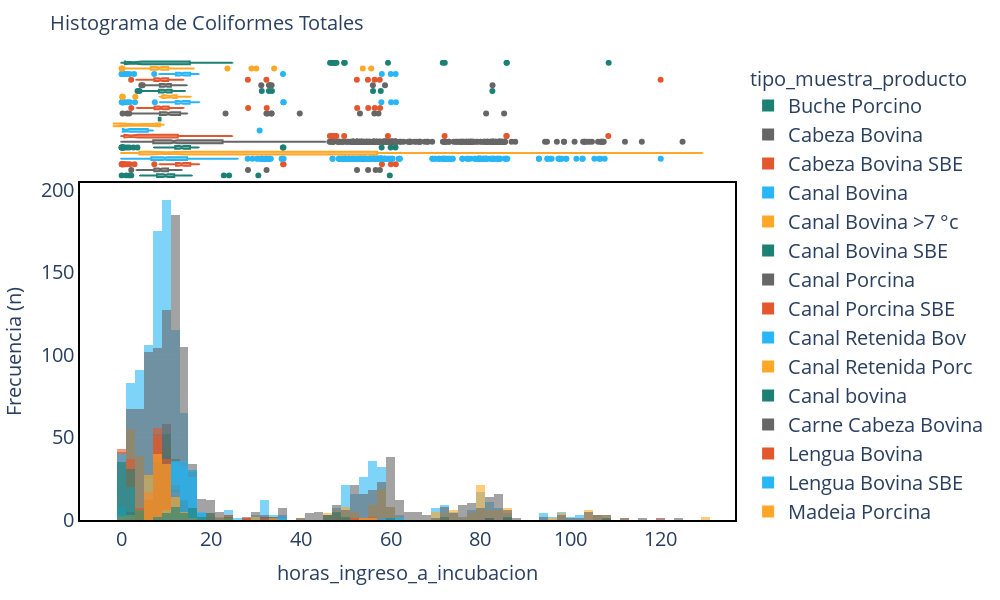

Notebook cell for this chart:
### Code cell
fig1 = plot_distribution(
    df=df_good,
    group_col="tipo_muestra_producto",
    value_col="horas_ingreso_a_incubacion",
    title="Histograma de Coliformes Totales",
    marginal="box",  # Muestra un boxplot arriba para ver outliers
    nbins=100         # Forzar 30 barras
)
fig1.show()

### Figure 1 — Plotly figure (JSON) as saved in the notebook; plotly's stock layout.template omitted (floating-point values rounded to 4 significant figures; data arrays with more than 128 entries replaced by an {"elided": "..."} marker saying what was removed)
{"data": [{"bingroup": "x", "hovertemplate": "tipo_muestra_producto=Buche Porcino<br>horas_ingreso_a_incubacion=%{x}<br>count=%{y}<extra></extra>", "legendgroup": "Buche Porcino", "marker": {"color": "#1C8074", "opacity": 0.6, "pattern": {"shape": ""}}, "name": "Buche Porcino", "nbinsx": 100, "orientation": "v", "showlegend": true, "type": "histogram", "x": {"elided": "137 float values"}, "xaxis": "x", "yaxis": "y"}, {"hovertemplate": "tipo_muestra_producto=Buche Porcino<br>horas_ingreso_a_incubacion=%{x}<extra></extra>", "legendgroup": "Buche Porcino", "marker": {"color": "#1C8074"}, "name": "Buche Porcino", "notched": true, "showlegend": false, "type": "box", "x": {"elided": "137 float values"}, "xaxis": "x2", "yaxis": "y2"}, {"bingroup": "x", "hovertemplate": "tipo_muestra_producto=Cabeza Bovina<br>horas_ingreso_a_incubacion=%{x}<br>count=%{y}<extra></extra>", "legendgroup": "Cabeza Bovina", "marker": {"color": "#666666", "opacity": 0.6, "pattern": {"shape": ""}}, "name": "Cabeza Bovina", "nbinsx": 100, "orientation": "v", "showlegend": true, "type": "histogram", "x": {"elided": "142 float values"}, "xaxis": "x", "yaxis": "y"}, {"hovertemplate": "tipo_muestra_producto=Cabeza Bovina<br>horas_ingreso_a_incubacion=%{x}<extra></extra>", "legendgroup": "Cabeza Bovina", "marker": {"color": "#666666"}, "name": "Cabeza Bovina", "notched": true, "showlegend": false, "type": "box", "x": {"elided": "142 float values"}, "xaxis": "x2", "yaxis": "y2"}, {"bingroup": "x", "hovertemplate": "tipo_muestra_producto=Cabeza Bovina SBE<br>horas_ingreso_a_incubacion=%{x}<br>count=%{y}<extra></extra>", "legendgroup": "Cabeza Bovina SBE", "marker": {"color": "#E4572E", "opacity": 0.6, "pattern": {"shape": ""}}, "name": "Cabeza Bovina SBE", "nbinsx": 100, "orientation": "v", "showlegend": true, "type": "histogram", "x": [8.567, 13.17, 11.8, 11.83, 12.4, 12.43, 12.47, 13.73, 13.9, 10.88, 15.45, 2.983, 0.6333, 10.63, 10.77, 11.0, 12.3, 12.43, 14.07, 15.2, 13.57, 12.32, 12.45, 12.48, 13.67, 15.08, 15.22, 15.35, 12.97, 13.1, 14.4, 14.67, 12.33, 1.4, 14.4, 12.5, 0.1333, 16.18, 16.32, 12.57, 10.93, 12.82, 60.07, 15.03, 15.13, 14.52, 61.15, 13.0, 11.87, 12.82, 12.03, 12.13, 12.27, 16.08, 13.38, 0.5667, 15.88, 14.68, 14.78, 0.1667, 0.25, 1.933, 11.4, 13.45, 13.75, 13.92, 14.02, 14.18, 12.23, 12.37, 16.23, 16.37, 13.07, 13.2, 15.4, 15.53, 17.07, 17.2, 58.07, 13.08, 16.17, 16.33, 14.17, 14.17, 14.75, 14.75, 16.98, 13.05, 13.82, 17.35, 14.55, 14.98, 14.2, 15.73, 15.87, 12.23, 12.33, 12.03, 13.15, 0.2833, 16.6, 16.77, 11.08, 36.07, 36.17, 12.9, 12.97, 9.65, 16.52, 15.63, 7.4, 17.07, 12.23, 12.13, 0.9, 0.4, 13.83, 10.57, 16.32, 14.85, 16.6, 16.77, 15.4, 15.6, 12.58, 11.82, 11.95], "xaxis": "x", "yaxis": "y"}, {"hovertemplate": "tipo_muestra_producto=Cabeza Bovina SBE<br>horas_ingreso_a_incubacion=%{x}<extra></extra>", "legendgroup": "Cabeza Bovina SBE", "marker": {"color": "#E4572E"}, "name": "Cabeza Bovina SBE", "notched": true, "showlegend": false, "type": "box", "x": [8.567, 13.17, 11.8, 11.83, 12.4, 12.43, 12.47, 13.73, 13.9, 10.88, 15.45, 2.983, 0.6333, 10.63, 10.77, 11.0, 12.3, 12.43, 14.07, 15.2, 13.57, 12.32, 12.45, 12.48, 13.67, 15.08, 15.22, 15.35, 12.97, 13.1, 14.4, 14.67, 12.33, 1.4, 14.4, 12.5, 0.1333, 16.18, 16.32, 12.57, 10.93, 12.82, 60.07, 15.03, 15.13, 14.52, 61.15, 13.0, 11.87, 12.82, 12.03, 12.13, 12.27, 16.08, 13.38, 0.5667, 15.88, 14.68, 14.78, 0.1667, 0.25, 1.933, 11.4, 13.45, 13.75, 13.92, 14.02, 14.18, 12.23, 12.37, 16.23, 16.37, 13.07, 13.2, 15.4, 15.53, 17.07, 17.2, 58.07, 13.08, 16.17, 16.33, 14.17, 14.17, 14.75, 14.75, 16.98, 13.05, 13.82, 17.35, 14.55, 14.98, 14.2, 15.73, 15.87, 12.23, 12.33, 12.03, 13.15, 0.2833, 16.6, 16.77, 11.08, 36.07, 36.17, 12.9, 12.97, 9.65, 16.52, 15.63, 7.4, 17.07, 12.23, 12.13, 0.9, 0.4, 13.83, 10.57, 16.32, 14.85, 16.6, 16.77, 15.4, 15.6, 12.58, 11.82, 11.95], "xaxis": "x2", "yaxis": "y2"}, {"bingroup": "x", "hovertemplate": "tipo_muestra_producto=Canal Bovina<br>horas_ingreso_a_incubacion=%{x}<br>count=%{y}<extra></extra>", "legendgroup": "Canal Bovina", "marker": {"color": "#29B6F6", "opacity": 0.6, "pattern": {"shape": ""}}, "name": "Canal Bovina", "nbinsx": 100, "orientation": "v", "showlegend": true, "type": "histogram", "x": {"elided": "1139 float values"}, "xaxis": "x", "yaxis": "y"}, {"hovertemplate": "tipo_muestra_producto=Canal Bovina<br>horas_ingreso_a_incubacion=%{x}<extra></extra>", "legendgroup": "Canal Bovina", "marker": {"color": "#29B6F6"}, "name": "Canal Bovina", "notched": true, "showlegend": false, "type": "box", "x": {"elided": "1139 float values"}, "xaxis": "x2", "yaxis": "y2"}, {"bingroup": "x", "hovertemplate": "tipo_muestra_producto=Canal Bovina >7 °c<br>horas_ingreso_a_incubacion=%{x}<br>count=%{y}<extra></extra>", "legendgroup": "Canal Bovina >7 °c", "marker": {"color": "#FFA726", "opacity": 0.6, "pattern": {"shape": ""}}, "name": "Canal Bovina >7 °c", "nbinsx": 100, "orientation": "v", "showlegend": true, "type": "histogram", "x": {"elided": "437 float values"}, "xaxis": "x", "yaxis": "y"}, {"hovertemplate": "tipo_muestra_producto=Canal Bovina >7 °c<br>horas_ingreso_a_incubacion=%{x}<extra></extra>", "legendgroup": "Canal Bovina >7 °c", "marker": {"color": "#FFA726"}, "name": "Canal Bovina >7 °c", "notched": true, "showlegend": false, "type": "box", "x": {"elided": "437 float values"}, "xaxis": "x2", "yaxis": "y2"}, {"bingroup": "x", "hovertemplate": "tipo_muestra_producto=Canal Bovina SBE<br>horas_ingreso_a_incubacion=%{x}<br>count=%{y}<extra></extra>", "legendgroup": "Canal Bovina SBE", "marker": {"color": "#1C8074", "opacity": 0.6, "pattern": {"shape": ""}}, "name": "Canal Bovina SBE", "nbinsx": 100, "orientation": "v", "showlegend": true, "type": "histogram", "x": {"elided": "129 float values"}, "xaxis": "x", "yaxis": "y"}, {"hovertemplate": "tipo_muestra_producto=Canal Bovina SBE<br>horas_ingreso_a_incubacion=%{x}<extra></extra>", "legendgroup": "Canal Bovina SBE", "marker": {"color": "#1C8074"}, "name": "Canal Bovina SBE", "notched": true, "showlegend": false, "type": "box", "x": {"elided": "129 float values"}, "xaxis": "x2", "yaxis": "y2"}, {"bingroup": "x", "hovertemplate": "tipo_muestra_producto=Canal Porcina<br>horas_ingreso_a_incubacion=%{x}<br>count=%{y}<extra></extra>", "legendgroup": "Canal Porcina", "marker": {"color": "#666666", "opacity": 0.6, "pattern": {"shape": ""}}, "name": "Canal Porcina", "nbinsx": 100, "orientation": "v", "showlegend": true, "type": "histogram", "x": {"elided": "1155 float values"}, "xaxis": "x", "yaxis": "y"}, {"hovertemplate": "tipo_muestra_producto=Canal Porcina<br>horas_ingreso_a_incubacion=%{x}<extra></extra>", "legendgroup": "Canal Porcina", "marker": {"color": "#666666"}, "name": "Canal Porcina", "notched": true, "showlegend": false, "type": "box", "x": {"elided": "1155 float values"}, "xaxis": "x2", "yaxis": "y2"}, {"bingroup": "x", "hovertemplate": "tipo_muestra_producto=Canal Porcina SBE<br>horas_ingreso_a_incubacion=%{x}<br>count=%{y}<extra></extra>", "legendgroup": "Canal Porcina SBE", "marker": {"color": "#E4572E", "opacity": 0.6, "pattern": {"shape": ""}}, "name": "Canal Porcina SBE", "nbinsx": 100, "orientation": "v", "showlegend": true, "type": "histogram", "x": [0.4167, 2.333, 0.1667, 1.1, 0.1, 0.5, 2.9, 0.1667, 0.2333, 0.6667, 0.2333, 49.67, 0.3, 2.167, 2.2, 2.233, 1.583, 1.617, 1.65, 1.683, 47.62, 24.42, 2.667, 0.8833, 0.7667, 2.333, 0.25, 2.65, 2.717, 1.467, 0.3333, 0.5833, 2.4, 3.5, 3.567, 0.0, 0.06667, 0.9667, 2.7, 18.58, 18.65, 20.0, 20.07, 0.4167, 46.83, 46.9, 1.85, 1.917, 0.6667, 19.75, 0.5, 1.133, 46.48, 0.8333, 47.47, 47.53, 0.4333, 1.0, 108.5, 0.2833, 0.3333, 2.0, 2.467, 0.5333, 0.8667, 2.333, 72.02, 2.867, 1.283, 3.033, 0.08333, 19.22, 1.033, 0.45, 24.67, 24.73, 0.1667, 0.2, 0.25, 0.3, 0.3333, 0.08333, 0.6667, 0.8, 0.9333, 1.0, 1.033, 2.75, 15.92, 0.35, 1.0, 0.3167, 2.4, 1.017, 47.92, 3.133, 12.9, 3.733, 12.35, 11.33, 10.73, 59.4, 10.65, 0.3667, 1.55, 2.8, 0.7, 6.0, 2.917, 13.05, 15.67, 12.22, 10.97, 16.83, 12.35, 12.27, 10.75, 1.583, 7.817, 0.1667, 16.12, 16.18, 14.55, 14.58, 14.65, 85.77, 85.83, 0.8667], "xaxis": "x", "yaxis": "y"}, {"hovertemplate": "tipo_muestra_producto=Canal Porcina SBE<br>horas_ingreso_a_incubacion=%{x}<extra></extra>", "legendgroup": "Canal Porcina SBE", "marker": {"color": "#E4572E"}, "name": "Canal Porcina SBE", "notched": true, "showlegend": false, "type": "box", "x": [0.4167, 2.333, 0.1667, 1.1, 0.1, 0.5, 2.9, 0.1667, 0.2333, 0.6667, 0.2333, 49.67, 0.3, 2.167, 2.2, 2.233, 1.583, 1.617, 1.65, 1.683, 47.62, 24.42, 2.667, 0.8833, 0.7667, 2.333, 0.25, 2.65, 2.717, 1.467, 0.3333, 0.5833, 2.4, 3.5, 3.567, 0.0, 0.06667, 0.9667, 2.7, 18.58, 18.65, 20.0, 20.07, 0.4167, 46.83, 46.9, 1.85, 1.917, 0.6667, 19.75, 0.5, 1.133, 46.48, 0.8333, 47.47, 47.53, 0.4333, 1.0, 108.5, 0.2833, 0.3333, 2.0, 2.467, 0.5333, 0.8667, 2.333, 72.02, 2.867, 1.283, 3.033, 0.08333, 19.22, 1.033, 0.45, 24.67, 24.73, 0.1667, 0.2, 0.25, 0.3, 0.3333, 0.08333, 0.6667, 0.8, 0.9333, 1.0, 1.033, 2.75, 15.92, 0.35, 1.0, 0.3167, 2.4, 1.017, 47.92, 3.133, 12.9, 3.733, 12.35, 11.33, 10.73, 59.4, 10.65, 0.3667, 1.55, 2.8, 0.7, 6.0, 2.917, 13.05, 15.67, 12.22, 10.97, 16.83, 12.35, 12.27, 10.75, 1.583, 7.817, 0.1667, 16.12, 16.18, 14.55, 14.58, 14.65, 85.77, 85.83, 0.8667], "xaxis": "x2", "yaxis": "y2"}, {"bingroup": "x", "hovertemplate": "tipo_muestra_producto=Canal Retenida Bov<br>horas_ingreso_a_incubacion=%{x}<br>count=%{y}<extra></extra>", "legendgroup": "Canal Retenida Bov", "marker": {"color": "#29B6F6", "opacity": 0.6, "pattern": {"shape": ""}}, "name": "Canal Retenida Bov", "nbinsx": 100, "orientation": "v", "showlegend": true, "type": "histogram", "x": [1.0, 1.033, 1.067, 1.1, 1.133, 1.167, 1.2, 1.233, 1.267, 1.3, 5.833, 5.867, 5.9, 5.933, 5.967, 6.433, 6.467, 6.5, 6.533, 6.567, 6.6, 6.633, 6.667, 6.7, 6.717, 6.733, 6.767, 6.8, 30.83, 6.867, 6.9, 6.933, 6.967, 7.0, 7.033, 7.067, 5.133, 5.167, 5.2, 0.5, 0.5, 0.5, 0.5, 0.5, 0.5, 0.5, 0.5, 0.5, 0.5, 0.5, 0.5, 0.5, 0.5, 0.5, 0.5, 0.5, 0.5, 0.5, 0.5, 0.5, 0.5, 0.5, 0.5, 0.5, 0.5, 0.5, 0.5, 0.5, 0.5, 0.5, 0.5, 0.5, 0.5, 0.5, 0.5, 0.5, 0.5, 0.5, 0.5, 1.0, 1.033, 1.067, 1.1, 1.133, 1.167, 1.2, 1.233, NaN, 1.3, 1.333], "xaxis": "x", "yaxis": "y"}, {"hovertemplate": "tipo_muestra_producto=Canal Retenida Bov<br>horas_ingreso_a_incubacion=%{x}<extra></extra>", "legendgroup": "Canal Retenida Bov", "marker": {"color": "#29B6F6"}, "name": "Canal Retenida Bov", "notched": true, "showlegend": false, "type": "box", "x": [1.0, 1.033, 1.067, 1.1, 1.133, 1.167, 1.2, 1.233, 1.267, 1.3, 5.833, 5.867, 5.9, 5.933, 5.967, 6.433, 6.467, 6.5, 6.533, 6.567, 6.6, 6.633, 6.667, 6.7, 6.717, 6.733, 6.767, 6.8, 30.83, 6.867, 6.9, 6.933, 6.967, 7.0, 7.033, 7.067, 5.133, 5.167, 5.2, 0.5, 0.5, 0.5, 0.5, 0.5, 0.5, 0.5, 0.5, 0.5, 0.5, 0.5, 0.5, 0.5, 0.5, 0.5, 0.5, 0.5, 0.5, 0.5, 0.5, 0.5, 0.5, 0.5, 0.5, 0.5, 0.5, 0.5, 0.5, 0.5, 0.5, 0.5, 0.5, 0.5, 0.5, 0.5, 0.5, 0.5, 0.5, 0.5, 0.5, 1.0, 1.033, 1.067, 1.1, 1.133, 1.167, 1.2, 1.233, NaN, 1.3, 1.333], "xaxis": "x2", "yaxis": "y2"}, {"bingroup": "x", "hovertemplate": "tipo_muestra_producto=Canal Retenida Porc<br>horas_ingreso_a_incubacion=%{x}<br>count=%{y}<extra></extra>", "legendgroup": "Canal Retenida Porc", "marker": {"color": "#FFA726", "opacity": 0.6, "pattern": {"shape": ""}}, "name": "Canal Retenida Porc", "nbinsx": 100, "orientation": "v", "showlegend": true, "type": "histogram", "x": [0.8333, 6.0, 1.0, 9.483], "xaxis": "x", "yaxis": "y"}, {"hovertemplate": "tipo_muestra_producto=Canal Retenida Porc<br>horas_ingreso_a_incubacion=%{x}<extra></extra>", "legendgroup": "Canal Retenida Porc", "marker": {"color": "#FFA726"}, "name": "Canal Retenida Porc", "notched": true, "showlegend": false, "type": "box", "x": [0.8333, 6.0, 1.0, 9.483], "xaxis": "x2", "yaxis": "y2"}, {"bingroup": "x", "hovertemplate": "tipo_muestra_producto=Canal bovina<br>horas_ingreso_a_incubacion=%{x}<br>count=%{y}<extra></extra>", "legendgroup": "Canal bovina", "marker": {"color": "#1C8074", "opacity": 0.6, "pattern": {"shape": ""}}, "name": "Canal bovina", "nbinsx": 100, "orientation": "v", "showlegend": true, "type": "histogram", "x": [8.75, 8.417], "xaxis": "x", "yaxis": "y"}, {"hovertemplate": "tipo_muestra_producto=Canal bovina<br>horas_ingreso_a_incubacion=%{x}<extra></extra>", "legendgroup": "Canal bovina", "marker": {"color": "#1C8074"}, "name": "Canal bovina", "notched": true, "showlegend": false, "type": "box", "x": [8.75, 8.417], "xaxis": "x2", "yaxis": "y2"}, {"bingroup": "x", "hovertemplate": "tipo_muestra_producto=Carne Cabeza Bovina<br>horas_ingreso_a_incubacion=%{x}<br>count=%{y}<extra></extra>", "legendgroup": "Carne Cabeza Bovina", "marker": {"color": "#666666", "opacity": 0.6, "pattern": {"shape": ""}}, "name": "Carne Cabeza Bovina", "nbinsx": 100, "orientation": "v", "showlegend": true, "type": "histogram", "x": {"elided": "141 float values"}, "xaxis": "x", "yaxis": "y"}, {"hovertemplate": "tipo_muestra_producto=Carne Cabeza Bovina<br>horas_ingreso_a_incubacion=%{x}<extra></extra>", "legendgroup": "Carne Cabeza Bovina", "marker": {"color": "#666666"}, "name": "Carne Cabeza Bovina", "notched": true, "showlegend": false, "type": "box", "x": {"elided": "141 float values"}, "xaxis": "x2", "yaxis": "y2"}, {"bingroup": "x", "hovertemplate": "tipo_muestra_producto=Lengua Bovina<br>horas_ingreso_a_incubacion=%{x}<br>count=%{y}<extra></extra>", "legendgroup": "Lengua Bovina", "marker": {"color": "#E4572E", "opacity": 0.6, "pattern": {"shape": ""}}, "name": "Lengua Bovina", "nbinsx": 100, "orientation": "v", "showlegend": true, "type": "histogram", "x": {"elided": "142 float values"}, "xaxis": "x", "yaxis": "y"}, {"hovertemplate": "tipo_muestra_producto=Lengua Bovina<br>horas_ingreso_a_incubacion=%{x}<extra></extra>", "legendgroup": "Lengua Bovina", "marker": {"color": "#E4572E"}, "name": "Lengua Bovina", "notched": true, "showlegend": false, "type": "box", "x": {"elided": "142 float values"}, "xaxis": "x2", "yaxis": "y2"}, {"bingroup": "x", "hovertemplate": "tipo_muestra_producto=Lengua Bovina SBE<br>horas_ingreso_a_incubacion=%{x}<br>count=%{y}<extra></extra>", "legendgroup": "Lengua Bovina SBE", "marker": {"color": "#29B6F6", "opacity": 0.6, "pattern": {"shape": ""}}, "name": "Lengua Bovina SBE", "nbinsx": 100, "orientation": "v", "showlegend": true, "type": "histogram", "x": [8.633, 13.23, 11.93, 11.97, 12.57, 12.6, 12.63, 13.8, 13.93, 9.95, 15.52, 3.083, 0.7, 10.67, 10.8, 11.03, 12.33, 12.47, 14.1, 15.23, 13.6, 13.7, 12.35, 12.48, 12.52, 13.7, 15.12, 15.25, 15.38, 13.0, 13.13, 14.43, 12.37, 1.433, 14.43, 12.53, 0.15, 16.22, 16.35, 12.6, 10.97, 12.85, 60.1, 15.07, 15.17, 14.55, 61.18, 13.03, 11.9, 12.85, 12.03, 12.17, 12.3, 16.12, 13.42, 0.5667, 15.92, 14.72, 14.82, 0.1833, 0.2667, 1.967, 11.43, 13.58, 13.78, 13.95, 14.05, 14.25, 12.27, 12.4, 16.27, 16.5, 13.1, 13.23, 15.43, 15.57, 17.1, 17.23, 57.93, 13.12, 16.12, 16.42, 14.17, 14.17, 14.75, 14.75, 17.08, 13.08, 13.82, 17.38, 14.58, NaN, 14.1, 14.23, 12.25, 12.37, 12.07, 12.17, 12.3, 0.35, 16.67, 16.8, 11.12, 36.1, 36.2, 12.92, 13.0, 9.683, 16.58, 15.67, 7.5, 17.1, 12.0, 12.17, 0.4333, 0.4667, 14.6, 10.6, 16.35, 14.88, 16.67, 16.8, 15.5, 15.63, 12.6, 11.85, 11.98], "xaxis": "x", "yaxis": "y"}, {"hovertemplate": "tipo_muestra_producto=Lengua Bovina SBE<br>horas_ingreso_a_incubacion=%{x}<extra></extra>", "legendgroup": "Lengua Bovina SBE", "marker": {"color": "#29B6F6"}, "name": "Lengua Bovina SBE", "notched": true, "showlegend": false, "type": "box", "x": [8.633, 13.23, 11.93, 11.97, 12.57, 12.6, 12.63, 13.8, 13.93, 9.95, 15.52, 3.083, 0.7, 10.67, 10.8, 11.03, 12.33, 12.47, 14.1, 15.23, 13.6, 13.7, 12.35, 12.48, 12.52, 13.7, 15.12, 15.25, 15.38, 13.0, 13.13, 14.43, 12.37, 1.433, 14.43, 12.53, 0.15, 16.22, 16.35, 12.6, 10.97, 12.85, 60.1, 15.07, 15.17, 14.55, 61.18, 13.03, 11.9, 12.85, 12.03, 12.17, 12.3, 16.12, 13.42, 0.5667, 15.92, 14.72, 14.82, 0.1833, 0.2667, 1.967, 11.43, 13.58, 13.78, 13.95, 14.05, 14.25, 12.27, 12.4, 16.27, 16.5, 13.1, 13.23, 15.43, 15.57, 17.1, 17.23, 57.93, 13.12, 16.12, 16.42, 14.17, 14.17, 14.75, 14.75, 17.08, 13.08, 13.82, 17.38, 14.58, NaN, 14.1, 14.23, 12.25, 12.37, 12.07, 12.17, 12.3, 0.35, 16.67, 16.8, 11.12, 36.1, 36.2, 12.92, 13.0, 9.683, 16.58, 15.67, 7.5, 17.1, 12.0, 12.17, 0.4333, 0.4667, 14.6, 10.6, 16.35, 14.88, 16.67, 16.8, 15.5, 15.63, 12.6, 11.85, 11.98], "xaxis": "x2", "yaxis": "y2"}, {"bingroup": "x", "hovertemplate": "tipo_muestra_producto=Madeja Porcina<br>horas_ingreso_a_incubacion=%{x}<br>count=%{y}<extra></extra>", "legendgroup": "Madeja Porcina", "marker": {"color": "#FFA726", "opacity": 0.6, "pattern": {"shape": ""}}, "name": "Madeja Porcina", "nbinsx": 100, "orientation": "v", "showlegend": true, "type": "histogram", "x": [11.33, 8.567, 14.2, 3.167, 0.3333, 10.92, 10.33, 0.35, 10.68, 9.183, 14.25, 12.37, 11.02, 15.48, 9.2, 10.05, 10.12, 12.35, 12.12, 14.48, 14.52, 0.25], "xaxis": "x", "yaxis": "y"}, {"hovertemplate": "tipo_muestra_producto=Madeja Porcina<br>horas_ingreso_a_incubacion=%{x}<extra></extra>", "legendgroup": "Madeja Porcina", "marker": {"color": "#FFA726"}, "name": "Madeja Porcina", "notched": true, "showlegend": false, "type": "box", "x": [11.33, 8.567, 14.2, 3.167, 0.3333, 10.92, 10.33, 0.35, 10.68, 9.183, 14.25, 12.37, 11.02, 15.48, 9.2, 10.05, 10.12, 12.35, 12.12, 14.48, 14.52, 0.25], "xaxis": "x2", "yaxis": "y2"}, {"bingroup": "x", "hovertemplate": "tipo_muestra_producto=Pata Bovina<br>horas_ingreso_a_incubacion=%{x}<br>count=%{y}<extra></extra>", "legendgroup": "Pata Bovina", "marker": {"color": "#1C8074", "opacity": 0.6, "pattern": {"shape": ""}}, "name": "Pata Bovina", "nbinsx": 100, "orientation": "v", "showlegend": true, "type": "histogram", "x": {"elided": "141 float values"}, "xaxis": "x", "yaxis": "y"}, {"hovertemplate": "tipo_muestra_producto=Pata Bovina<br>horas_ingreso_a_incubacion=%{x}<extra></extra>", "legendgroup": "Pata Bovina", "marker": {"color": "#1C8074"}, "name": "Pata Bovina", "notched": true, "showlegend": false, "type": "box", "x": {"elided": "141 float values"}, "xaxis": "x2", "yaxis": "y2"}, {"bingroup": "x", "hovertemplate": "tipo_muestra_producto=VB Bovina<br>horas_ingreso_a_incubacion=%{x}<br>count=%{y}<extra></extra>", "legendgroup": "VB Bovina", "marker": {"color": "#666666", "opacity": 0.6, "pattern": {"shape": ""}}, "name": "VB Bovina", "nbinsx": 100, "orientation": "v", "showlegend": true, "type": "histogram", "x": {"elided": "142 float values"}, "xaxis": "x", "yaxis": "y"}, {"hovertemplate": "tipo_muestra_producto=VB Bovina<br>horas_ingreso_a_incubacion=%{x}<extra></extra>", "legendgroup": "VB Bovina", "marker": {"color": "#666666"}, "name": "VB Bovina", "notched": true, "showlegend": false, "type": "box", "x": {"elided": "142 float values"}, "xaxis": "x2", "yaxis": "y2"}, {"bingroup": "x", "hovertemplate": "tipo_muestra_producto=VR Bovina<br>horas_ingreso_a_incubacion=%{x}<br>count=%{y}<extra></extra>", "legendgroup": "VR Bovina", "marker": {"color": "#E4572E", "opacity": 0.6, "pattern": {"shape": ""}}, "name": "VR Bovina", "nbinsx": 100, "orientation": "v", "showlegend": true, "type": "histogram", "x": {"elided": "142 float values"}, "xaxis": "x", "yaxis": "y"}, {"hovertemplate": "tipo_muestra_producto=VR Bovina<br>horas_ingreso_a_incubacion=%{x}<extra></extra>", "legendgroup": "VR Bovina", "marker": {"color": "#E4572E"}, "name": "VR Bovina", "notched": true, "showlegend": false, "type": "box", "x": {"elided": "142 float values"}, "xaxis": "x2", "yaxis": "y2"}, {"bingroup": "x", "hovertemplate": "tipo_muestra_producto=VR Bovina SBE<br>horas_ingreso_a_incubacion=%{x}<br>count=%{y}<extra></extra>", "legendgroup": "VR Bovina SBE", "marker": {"color": "#29B6F6", "opacity": 0.6, "pattern": {"shape": ""}}, "name": "VR Bovina SBE", "nbinsx": 100, "orientation": "v", "showlegend": true, "type": "histogram", "x": [8.5, 13.07, 11.67, 12.23, 12.27, 12.3, 13.67, 13.87, 9.817, 15.38, 2.883, 0.5667, 10.6, 10.73, 10.92, 12.27, 12.4, 14.03, 15.17, 13.53, 13.67, 12.28, 12.42, 12.45, 13.63, 15.05, 15.18, 15.32, 12.93, 13.07, 14.37, 14.5, 14.63, 12.28, 1.367, 14.37, 12.47, 0.1, 16.15, 16.28, 12.53, 10.9, 12.78, 60.03, 15.0, 15.1, 14.48, 61.12, 12.97, 11.83, 12.78, 12.0, 12.1, 12.23, 16.05, 13.35, 0.5333, 15.85, 14.65, 0.15, 0.2333, 1.867, 11.37, 13.42, 13.68, 13.72, 14.02, 14.12, 12.2, 12.33, 16.2, 16.33, 13.03, 13.17, 15.37, 15.5, 17.03, 17.17, 58.03, 12.62, 16.12, 16.35, 14.17, 14.17, 14.75, 16.92, 13.02, 13.78, 17.28, 14.52, 15.95, 14.07, 14.17, 15.7, 15.83, 12.2, 12.3, 12.0, 0.25, 16.57, 16.73, 11.05, 36.03, 12.87, 12.93, 9.617, 16.48, 15.6, 7.367, 17.03, 12.25, 12.17, 12.1, 0.8667, 0.3667, 13.8, 16.28, 14.82, 16.57, 16.73, 15.37, 15.57, 12.53, 11.78, 11.92], "xaxis": "x", "yaxis": "y"}, {"hovertemplate": "tipo_muestra_producto=VR Bovina SBE<br>horas_ingreso_a_incubacion=%{x}<extra></extra>", "legendgroup": "VR Bovina SBE", "marker": {"color": "#29B6F6"}, "name": "VR Bovina SBE", "notched": true, "showlegend": false, "type": "box", "x": [8.5, 13.07, 11.67, 12.23, 12.27, 12.3, 13.67, 13.87, 9.817, 15.38, 2.883, 0.5667, 10.6, 10.73, 10.92, 12.27, 12.4, 14.03, 15.17, 13.53, 13.67, 12.28, 12.42, 12.45, 13.63, 15.05, 15.18, 15.32, 12.93, 13.07, 14.37, 14.5, 14.63, 12.28, 1.367, 14.37, 12.47, 0.1, 16.15, 16.28, 12.53, 10.9, 12.78, 60.03, 15.0, 15.1, 14.48, 61.12, 12.97, 11.83, 12.78, 12.0, 12.1, 12.23, 16.05, 13.35, 0.5333, 15.85, 14.65, 0.15, 0.2333, 1.867, 11.37, 13.42, 13.68, 13.72, 14.02, 14.12, 12.2, 12.33, 16.2, 16.33, 13.03, 13.17, 15.37, 15.5, 17.03, 17.17, 58.03, 12.62, 16.12, 16.35, 14.17, 14.17, 14.75, 16.92, 13.02, 13.78, 17.28, 14.52, 15.95, 14.07, 14.17, 15.7, 15.83, 12.2, 12.3, 12.0, 0.25, 16.57, 16.73, 11.05, 36.03, 12.87, 12.93, 9.617, 16.48, 15.6, 7.367, 17.03, 12.25, 12.17, 12.1, 0.8667, 0.3667, 13.8, 16.28, 14.82, 16.57, 16.73, 15.37, 15.57, 12.53, 11.78, 11.92], "xaxis": "x2", "yaxis": "y2"}, {"bingroup": "x", "hovertemplate": "tipo_muestra_producto=VR Porcina<br>horas_ingreso_a_incubacion=%{x}<br>count=%{y}<extra></extra>", "legendgroup": "VR Porcina", "marker": {"color": "#FFA726", "opacity": 0.6, "pattern": {"shape": ""}}, "name": "VR Porcina", "nbinsx": 100, "orientation": "v", "showlegend": true, "type": "histogram", "x": {"elided": "138 float values"}, "xaxis": "x", "yaxis": "y"}, {"hovertemplate": "tipo_muestra_producto=VR Porcina<br>horas_ingreso_a_incubacion=%{x}<extra></extra>", "legendgroup": "VR Porcina", "marker": {"color": "#FFA726"}, "name": "VR Porcina", "notched": true, "showlegend": false, "type": "box", "x": {"elided": "138 float values"}, "xaxis": "x2", "yaxis": "y2"}, {"bingroup": "x", "hovertemplate": "tipo_muestra_producto=VR Porcina SBE<br>horas_ingreso_a_incubacion=%{x}<br>count=%{y}<extra></extra>", "legendgroup": "VR Porcina SBE", "marker": {"color": "#1C8074", "opacity": 0.6, "pattern": {"shape": ""}}, "name": "VR Porcina SBE", "nbinsx": 100, "orientation": "v", "showlegend": true, "type": "histogram", "x": [0.5, 2.4, 0.3167, 1.167, 0.2, 0.5667, 3.0, 0.2, 0.3, 0.7333, 0.2667, 49.63, 0.3333, 2.267, 2.3, 1.717, 1.75, 1.783, 1.817, 47.65, 47.45, 2.733, 0.9167, 2.367, 0.2833, 2.683, 2.75, 1.5, 0.3667, 0.6167, 2.433, 3.533, 3.583, 0.03333, 0.1, 1.0, 2.717, 18.62, 18.68, 20.03, 20.1, 0.45, 46.87, 46.93, 1.883, 1.95, 0.7, 19.78, 0.5333, 1.167, 46.52, 47.5, 47.57, 0.95, 10.47, 108.5, 0.3, 0.3667, 2.033, 2.5, 0.5667, 0.9333, 2.367, 72.05, 2.9, 1.333, 2.067, 0.1167, 19.25, 1.067, 0.5, 24.7, 24.77, 0.8333, 0.9167, 0.4333, 49.8, 71.6, 12.0, 16.1, 15.28, 15.33, 0.4167, 1.033, 0.35, 2.433, 1.083, 47.95, 3.25, 11.92, 3.767, 12.38, 11.35, 10.8, 59.42, 10.68, 0.4, 1.583, 2.833, 0.7667, 7.033, 3.0, 13.08, 15.7, 12.25, 11.0, 16.87, 12.38, 12.3, 10.85, 0.6167, 7.85, 0.2, 16.15, 16.22, 14.58, 14.62, 14.68, 85.8, 85.87, 0.9], "xaxis": "x", "yaxis": "y"}, {"hovertemplate": "tipo_muestra_producto=VR Porcina SBE<br>horas_ingreso_a_incubacion=%{x}<extra></extra>", "legendgroup": "VR Porcina SBE", "marker": {"color": "#1C8074"}, "name": "VR Porcina SBE", "notched": true, "showlegend": false, "type": "box", "x": [0.5, 2.4, 0.3167, 1.167, 0.2, 0.5667, 3.0, 0.2, 0.3, 0.7333, 0.2667, 49.63, 0.3333, 2.267, 2.3, 1.717, 1.75, 1.783, 1.817, 47.65, 47.45, 2.733, 0.9167, 2.367, 0.2833, 2.683, 2.75, 1.5, 0.3667, 0.6167, 2.433, 3.533, 3.583, 0.03333, 0.1, 1.0, 2.717, 18.62, 18.68, 20.03, 20.1, 0.45, 46.87, 46.93, 1.883, 1.95, 0.7, 19.78, 0.5333, 1.167, 46.52, 47.5, 47.57, 0.95, 10.47, 108.5, 0.3, 0.3667, 2.033, 2.5, 0.5667, 0.9333, 2.367, 72.05, 2.9, 1.333, 2.067, 0.1167, 19.25, 1.067, 0.5, 24.7, 24.77, 0.8333, 0.9167, 0.4333, 49.8, 71.6, 12.0, 16.1, 15.28, 15.33, 0.4167, 1.033, 0.35, 2.433, 1.083, 47.95, 3.25, 11.92, 3.767, 12.38, 11.35, 10.8, 59.42, 10.68, 0.4, 1.583, 2.833, 0.7667, 7.033, 3.0, 13.08, 15.7, 12.25, 11.0, 16.87, 12.38, 12.3, 10.85, 0.6167, 7.85, 0.2, 16.15, 16.22, 14.58, 14.62, 14.68, 85.8, 85.87, 0.9], "xaxis": "x2", "yaxis": "y2"}], "layout": {"barmode": "overlay", "height": 600, "hovermode": "x unified", "legend": {"font": {"size": 20}, "title": {"font": {"size": 20}, "text": "tipo_muestra_producto"}, "tracegroupgap": 0}, "margin": {"t": 60}, "paper_bgcolor": "rgba(0,0,0,0)", "plot_bgcolor": "rgba(0,0,0,0)", "title": {"font": {"size": 20}, "text": "Histograma de Coliformes Totales"}, "width": 1000, "xaxis": {"anchor": "y", "domain": [0, 1], "linecolor": "black", "linewidth": 2, "mirror": true, "showgrid": true, "showline": true, "tickfont": {"size": 20}, "title": {"font": {"size": 20}, "text": "horas_ingreso_a_incubacion"}, "zeroline": false}, "xaxis2": {"anchor": "y2", "domain": [0, 1], "matches": "x", "showgrid": true, "showticklabels": false}, "yaxis": {"anchor": "x", "domain": [0, 0.7326], "linecolor": "black", "linewidth": 2, "mirror": true, "showgrid": true, "showline": true, "tickfont": {"size": 20}, "title": {"font": {"size": 20}, "text": "Frecuencia (n)"}, "zeroline": false}, "yaxis2": {"anchor": "x2", "domain": [0.7426, 1], "matches": "y2", "showgrid": false, "showline": false, "showticklabels": false, "ticks": ""}}}
